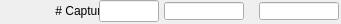
   <widget class="caFrame" name="caFrame_7">
    <property name="geometry">
     <rect>
      <x>719</x>
      <y>321</y>
      <width>341</width>
      <height>24</height>
     </rect>
    </property>
    <widget class="caLabel" name="caLabel_12">
     <property name="geometry">
      <rect>
       <x>0</x>
       <y>1</y>
       <width>108</width>
       <height>20</height>
      </rect>
     </property>
     <property name="frameShape">
      <enum>QFrame::NoFrame</enum>
     </property>
     <property name="text">
      <string># Capture</string>
     </property>
     <property name="alignment">
      <set>Qt::AlignAbsolute|Qt::AlignRight|Qt::AlignTrailing|Qt::AlignVCenter</set>
     </property>
     <property name="fontScaleMode">
      <enum>ESimpleLabel::WidthAndHeight</enum>
     </property>
     <property name="foreground">
      <color>
       <red>0</red>
       <green>0</green>
       <blue>0</blue>
      </color>
     </property>
     <property name="background">
      <color alpha="0">
       <red>0</red>
       <green>0</green>
       <blue>0</blue>
      </color>
     </property>
    </widget>
    <widget class="caTextEntry" name="caTextEntry_4">
     <property name="geometry">
      <rect>
       <x>99</x>
       <y>0</y>
       <width>60</width>
       <height>22</height>
      </rect>
     </property>
     <property name="channel" stdset="0">
      <string>$(P)$(R)NumCapture</string>
     </property>
     <property name="foreground">
      <color>
       <red>0</red>
       <green>0</green>
       <blue>0</blue>
      </color>
     </property>
     <property name="background">
      <color>
       <red>115</red>
       <green>223</green>
       <blue>255</blue>
      </color>
     </property>
     <property name="colorMode">
      <enum>caLineEdit::Static</enum>
     </property>
     <property name="precisionMode">
      <enum>caLineEdit::Channel</enum>
     </property>
     <property name="limitsMode">
      <enum>caLineEdit::Channel</enum>
     </property>
     <property name="maxValue">
      <double>1.000000000000000</double>
     </property>
     <property name="minValue">
      <double>0.000000000000000</double>
     </property>
     <property name="fontScaleMode">
      <enum>caLineEdit::WidthAndHeight</enum>
     </property>
     <property name="formatType">
      <enum>caLineEdit::decimal</enum>
     </property>
    </widget>
    <widget class="caLineEdit" name="caLineEdit_8">
     <property name="geometry">
      <rect>
       <x>259</x>
       <y>2</y>
       <width>80</width>
       <height>18</height>
      </rect>
     </property>
     <property name="alignment">
      <set>Qt::AlignAbsolute|Qt::AlignLeading|Qt::AlignLeft|Qt::AlignVCenter</set>
     </property>
     <property name="channel" stdset="0">
      <string>$(P)$(R)NumCaptured_RBV</string>
     </property>
     <property name="foreground">
      <color>
       <red>10</red>
       <green>0</green>
       <blue>184</blue>
      </color>
     </property>
     <property name="background">
      <color>
       <red>187</red>
       <green>187</green>
       <blue>187</blue>
      </color>
     </property>
     <property name="colorMode">
      <enum>caLineEdit::Static</enum>
     </property>
     <property name="precisionMode">
      <enum>caLineEdit::Channel</enum>
     </property>
     <property name="limitsMode">
      <enum>caLineEdit::Channel</enum>
     </property>
     <property name="maxValue">
      <double>1.000000000000000</double>
     </property>
     <property name="minValue">
      <double>0.000000000000000</double>
     </property>
     <property name="fontScaleMode">
      <enum>caLineEdit::WidthAndHeight</enum>
     </property>
     <property name="formatType">
      <enum>caLineEdit::decimal</enum>
     </property>
    </widget>
    <widget class="caLineEdit" name="caLineEdit_9">
     <property name="geometry">
      <rect>
       <x>164</x>
       <y>2</y>
       <width>80</width>
       <height>18</height>
      </rect>
     </property>
     <property name="alignment">
      <set>Qt::AlignAbsolute|Qt::AlignLeading|Qt::AlignLeft|Qt::AlignVCenter</set>
     </property>
     <property name="channel" stdset="0">
      <string>$(P)$(R)NumCapture_RBV</string>
     </property>
     <property name="foreground">
      <color>
       <red>10</red>
       <green>0</green>
       <blue>184</blue>
      </color>
     </property>
     <property name="background">
      <color>
       <red>187</red>
       <green>187</green>
       <blue>187</blue>
      </color>
     </property>
     <property name="colorMode">
      <enum>caLineEdit::Static</enum>
     </property>
     <property name="precisionMode">
      <enum>caLineEdit::Channel</enum>
     </property>
     <property name="limitsMode">
      <enum>caLineEdit::Channel</enum>
     </property>
     <property name="maxValue">
      <double>1.000000000000000</double>
     </property>
     <property name="minValue">
      <double>0.000000000000000</double>
     </property>
     <property name="fontScaleMode">
      <enum>caLineEdit::WidthAndHeight</enum>
     </property>
     <property name="formatType">
      <enum>caLineEdit::decimal</enum>
     </property>
    </widget>
   </widget>
